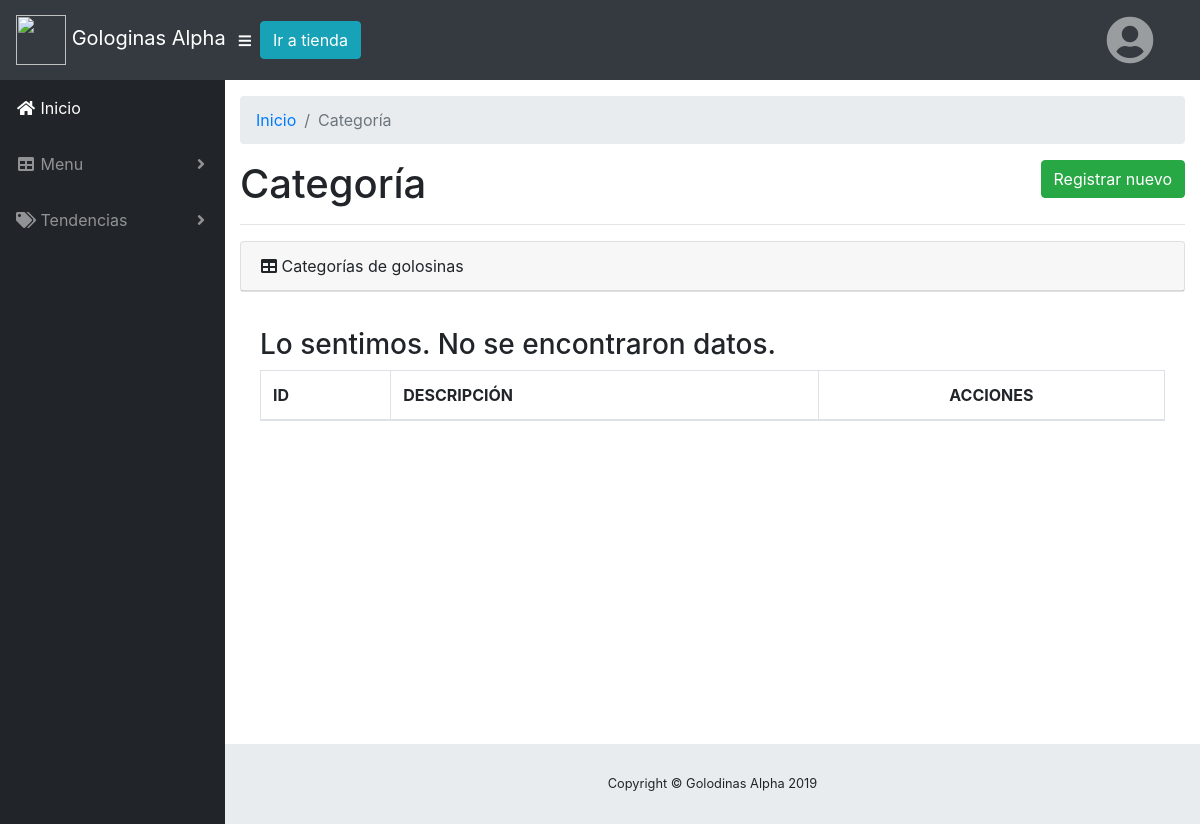
Before: /admin/categorias.php (signed in) with the older database file.
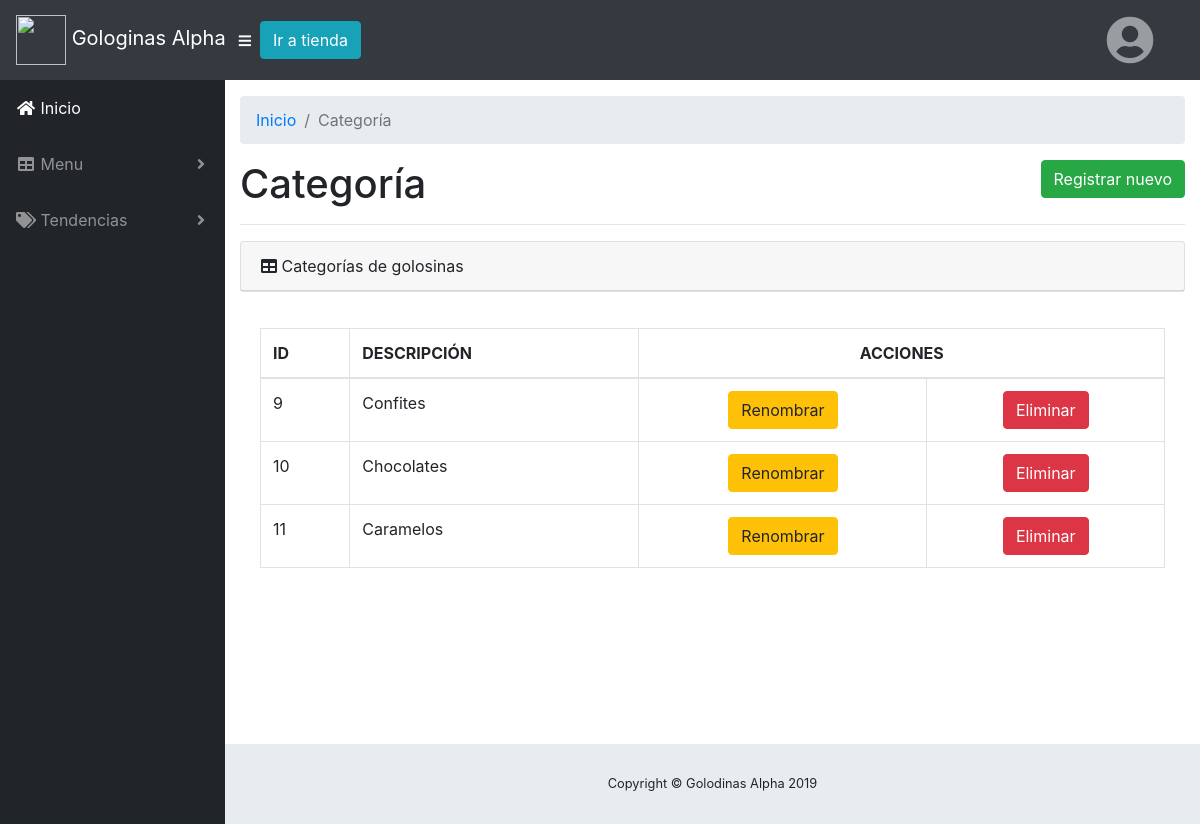
After: the same page with the newer database file.
### tables this page shows
CREATE TABLE `GO_CATEGORIAS` (
  `GOCA_ID` bigint(20) UNSIGNED NOT NULL COMMENT 'PK - Identificador unico',
  `GOCA_DESC` varchar(250) NOT NULL COMMENT 'Descripción de la categoría'
);

### admin/categorias.php (the view, shortened to what this page needs)
<?php
require_once "../includes/db/database.php";
$db = new Conexion();
?>
<!DOCTYPE html>
<html lang="en">
<head>
  <link href="../librerias/fontawesome-free/css/all.min.css" rel="stylesheet" type="text/css">
  <link href="css/sb-admin.css" rel="stylesheet">
</head>
<body id="page-top">
    <?php
require_once '../includes/navigation.php'
?>
  <div id="wrapper">
    <?php
require_once '../includes/sidebar.php'
?>
    <div id="content-wrapper">
      <div class="container-fluid">
        <ol class="breadcrumb">
          <li class="breadcrumb-item">
            <a href="index.php">Inicio</a>
          </li>
          <li class="breadcrumb-item active">Categoría</li>
        </ol>
        <h1 class="d-inline">Categoría</h1> <a href="categoria/create.php" class="btn btn-success float-lg-right d-inline">Registrar nuevo</a>
        <hr>
        <div class="card mb-3">
          <div class="card-header">
            <i class="fas fa-table"></i>
            Categorías de golosinas
            </div>
          </div>
          <div class="card-body">
            <div class="table-responsive">
            <?php
              if ($db->conectar()) {
                $categorias = $db->readCategorias();
            ?>
              <table class="table table-bordered" id="dataTable" width="100%" cellspacing="0">
                <thead>
                  <tr>
                    <th>ID</th>
                    <th>DESCRIPCIÓN</th>
                    <th colspan = "2"  class="text-center" >ACCIONES</th>
                  </tr>
                </thead>
                <tbody>
                <?php foreach ($categorias as $categorias) {?>
                  <tr>
                    <td> <?php echo $categorias['GOCA_ID'] ?> </td>
                    <td> <?php echo $categorias['GOCA_DESC'] ?> </td>
                    <td class="text-center">
                      <a class="btn btn-warning" href="categoria/update.php?id=<?php echo $categorias['GOCA_ID']?>">Renombrar</a>
                    </td>
                    <td class="text-center">
                      <a class="btn btn-danger" href="categoria/delete.php?id=<?php echo $categorias['GOCA_ID']?>">Eliminar</a>
                    </td>
                  </tr>
                <?php }?>
                </tbody>
              </table>
                <?php
              }else {
                echo "No se pudo conectar a la base de datos";
              }
            ?>
            </div>
          </div>
        </div>
      </div>
      <?php
        require_once '../includes/footer.php'
      ?>
    </div>
</body>
</html>

### includes/db/database.php (shortened to what this page needs)
<?php
class Conexion
{
    protected $conex;
    public function conectar()
    {
        $this->conex = new mysqli(HOST, USER, PASS, DBNAME);
        if ($result = $this->conex->query("SELECT DATABASE()")) {
            $row = $result->fetch_row();
            $result->close();
        }
        return true;
    }
    public function readCategorias()
    {
        $sql = "SELECT * FROM GO_CATEGORIAS";
        if (!$resultado = $this->conex->query($sql)) {
            echo "Lo sentimos, este sitio web está experimentando problemas.";
            exit;
        }
        if ($resultado->num_rows != 0) {
            $categorias = array();
            while ($categoria = $resultado->fetch_array(MYSQLI_ASSOC)) {
                array_push($categorias, $categoria);
            }
            return $categorias;
        } else {
            echo '<h3 class="text-secundary">Lo sentimos. No se encontraron datos.</h3>';
        }
    }
}

Changed rows visible on the page:
added go_categorias: GOCA_ID "9", GOCA_DESC "Confites"
added go_categorias: GOCA_ID "10", GOCA_DESC "Chocolates"
added go_categorias: GOCA_ID "11", GOCA_DESC "Caramelos"
Other visible differences:
text no longer shown: "Lo sentimos. No se encontraron datos."
